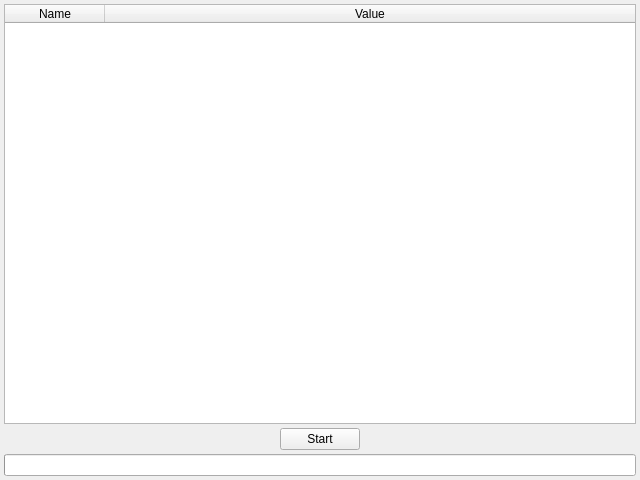
<?xml version="1.0" encoding="UTF-8"?>
<ui version="4.0">
 <class>MainWindow</class>
 <widget class="QMainWindow" name="MainWindow">
  <property name="geometry">
   <rect>
    <x>0</x>
    <y>0</y>
    <width>640</width>
    <height>480</height>
   </rect>
  </property>
  <property name="windowTitle">
   <string>OptimalList tests</string>
  </property>
  <widget class="QWidget" name="centralWidget">
   <layout class="QVBoxLayout" name="verticalLayout">
    <property name="spacing">
     <number>4</number>
    </property>
    <property name="margin">
     <number>4</number>
    </property>
    <item>
     <widget class="QTableWidget" name="testsTableWidget">
      <attribute name="horizontalHeaderStretchLastSection">
       <bool>true</bool>
      </attribute>
      <column>
       <property name="text">
        <string>Name</string>
       </property>
      </column>
      <column>
       <property name="text">
        <string>Value</string>
       </property>
      </column>
     </widget>
    </item>
    <item>
     <layout class="QHBoxLayout" name="horizontalLayout">
      <property name="spacing">
       <number>4</number>
      </property>
      <item>
       <spacer name="horizontalSpacer">
        <property name="orientation">
         <enum>Qt::Horizontal</enum>
        </property>
        <property name="sizeHint" stdset="0">
         <size>
          <width>40</width>
          <height>20</height>
         </size>
        </property>
       </spacer>
      </item>
      <item>
       <widget class="QPushButton" name="startButton">
        <property name="text">
         <string>Start</string>
        </property>
       </widget>
      </item>
      <item>
       <spacer name="horizontalSpacer_2">
        <property name="orientation">
         <enum>Qt::Horizontal</enum>
        </property>
        <property name="sizeHint" stdset="0">
         <size>
          <width>40</width>
          <height>20</height>
         </size>
        </property>
       </spacer>
      </item>
     </layout>
    </item>
    <item>
     <widget class="QProgressBar" name="progressBar">
      <property name="textVisible">
       <bool>false</bool>
      </property>
     </widget>
    </item>
   </layout>
  </widget>
 </widget>
 <layoutdefault spacing="6" margin="11"/>
 <resources/>
 <connections/>
</ui>
